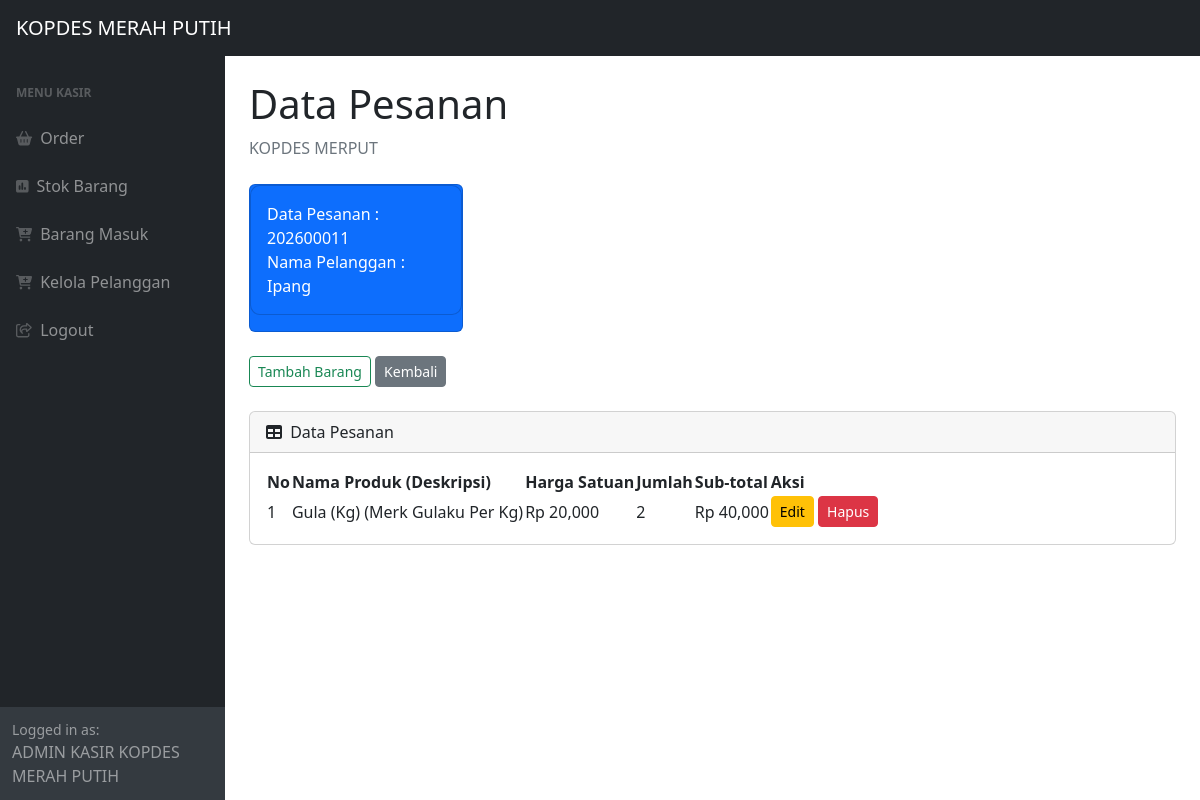
/view.php?idp=202600011 (signed in), run on the app's committed database.
### tables this page shows
CREATE TABLE `pesanan` (
  `id_pesanan` int NOT NULL,
  `tanggal` timestamp NOT NULL DEFAULT CURRENT_TIMESTAMP,
  `id_pelanggan` int NOT NULL
);

CREATE TABLE `pelanggan` (
  `id_pelanggan` int NOT NULL,
  `nama_pelanggan` varchar(30) NOT NULL,
  `notelp` varchar(15) NOT NULL,
  `alamat` text NOT NULL
);

CREATE TABLE `detail_pesanan` (
  `id_detailpesanan` int NOT NULL,
  `id_pesanan` int NOT NULL,
  `id_produk` int NOT NULL,
  `qty` int NOT NULL
);

CREATE TABLE `produk` (
  `id_produk` int NOT NULL,
  `nama_produk` varchar(20) NOT NULL,
  `deskripsi` varchar(100) NOT NULL,
  `harga` int NOT NULL,
  `stock` int NOT NULL
);

### view.php (the view, shortened to what this page needs)
<?php
require 'ceklogin.php';
if(isset($_GET['idp'])){
    $idp = $_GET['idp'];
    $ambilnamapelanggan = mysqli_query($c, "select * from pesanan p, pelanggan pl where p.id_pelanggan=pl.id_pelanggan and p.id_pesanan='$idp'");
    $np = mysqli_fetch_array($ambilnamapelanggan);
    $namapel = $np['nama_pelanggan'];
} else {
    header('location:index.php');
}
?>
<!DOCTYPE html>
<html lang="en">
    <head>
        <link href="https://cdn.jsdelivr.net/npm/simple-datatables@7.1.2/dist/style.min.css" rel="stylesheet" />
        <link href="css/styles.css" rel="stylesheet" />
    </head>
    <body class="sb-nav-fixed">
        <nav class="sb-topnav navbar navbar-expand navbar-dark bg-dark">
            <a class="navbar-brand ps-3" href="index.php">KOPDES MERAH PUTIH</a>
        </nav>
        <div id="layoutSidenav">
            <div id="layoutSidenav_nav">
                <nav class="sb-sidenav accordion sb-sidenav-dark" id="sidenavAccordion">
                    <div class="sb-sidenav-menu">
                        <div class="nav">
                            <div class="sb-sidenav-menu-heading">MENU KASIR</div>
                            <a class="nav-link" href="index.php">
                                <div class="sb-nav-link-icon"><i class="fas fa-shopping-basket"></i></div>
                                Order
                            </a>
                             <a class="nav-link" href="stock.php">
                                <div class="sb-nav-link-icon"><i class="fas fa-poll"></i></div>
                                Stok Barang
                            </a>
                             <a class="nav-link" href="masuk.php">
                                <div class="sb-nav-link-icon"><i class="fas fa-cart-plus"></i></div>
                                Barang Masuk
                            </a>
                            <a class="nav-link" href="pelanggan.php">
                                <div class="sb-nav-link-icon"><i class="fas fa-cart-plus"></i></div>
                                Kelola Pelanggan
                            </a>
                             <a class="nav-link" href="logout.php">
                                <div class="sb-nav-link-icon"><i class="far fa-share-square"></i></div>
                                Logout
                            </a>
                        </div>
                    </div>
                    <div class="sb-sidenav-footer">
                        <div class="small">Logged in as:</div>
                        ADMIN KASIR KOPDES MERAH PUTIH
                    </div>
                </nav>
            </div>
            <div id="layoutSidenav_content">
                <main>
                    <div class="container-fluid px-4">
                        <h1 class="mt-4"> Data Pesanan </h1>
                        <ol class="breadcrumb mb-4">
                            <li class="breadcrumb-item active">KOPDES MERPUT</li>
                        </ol>
                        <div class="row">
                            <div class="col-xl-3 col-md-6">
                                <div class="card bg-primary text-white mb-4">
                                    <div class="card bg-primary text-white p-3 mb-3" style="border-radius: 10px;">
                                        Data Pesanan : <?=$idp;?><br>
                                        Nama Pelanggan : <?=$namapel;?>
                                    </div>
                                </div>
                            </div>
                            <div class="row">
                            <div class="col-xl-3 col-md-6 mb-4">
                                <button type="button" class="btn btn-outline-success btn-sm" data-bs-toggle="modal" data-bs-target="#myModal">Tambah Barang</button>
                                <a href="index.php" class="btn btn-secondary btn-sm"><i class="bi bi-arrow-left"></i> Kembali</a>
                                </div>
                                </div>
                            </div>
                        <div class="card mb-4">
                            <div class="card-header">
                                <i class="fas fa-table me-1"></i>
                                Data Pesanan
                            </div>
                            <div class="card-body">
                                <table id="datatablesSimple">
                                    <thead>
                                        <tr>
                                            <th>No</th>
                                            <th>Nama Produk (Deskripsi)</th>
                                            <th>Harga Satuan</th>
                                            <th>Jumlah</th>
                                            <th>Sub-total</th>
                                            <th>Aksi</th>
                                        </tr>
                                    </thead>
                                      <tbody>
                                        <?php
                                        $get = mysqli_query($c, "SELECT * FROM detail_pesanan p INNER JOIN produk pl ON p.id_produk = pl.id_produk where id_pesanan='$idp'");
                                        $i = 1;
                                        while($p=mysqli_fetch_array($get)){
                                            $iddp = $p['id_detailpesanan'];
                                            $qty = $p['qty'];
                                            $harga = $p['harga'];
                                            $nama_produk = $p['nama_produk'];
                                            $desc = $p['deskripsi'];
                                            $subtotal = $qty*$harga;
                                        ?>
                                        <tr>
                                            <td><?=$i++;?></td>
                                            <td><?=$nama_produk;?> (<?=$desc;?>) </td>
                                            <td>Rp <?=number_format($harga);?></td>
                                            <td><?=($qty);?></td>
                                            <td>Rp <?=number_format($subtotal);?></td>
                                            <td>
                                                <button type="button" class="btn btn-warning btn-sm" data-bs-toggle="modal" data-bs-target="#edit<?=$iddp;?>">Edit</button>
                                                <button type="button" class="btn btn-danger btn-sm" data-bs-toggle="modal" data-bs-target="#delete<?=$iddp;?>">Hapus</button>
                                            </td>
                                        </tr>
                                        <?php
                                        };
                                        ?>
                                    </tbody>
                                </table>
                            </div>
                        </div>
                    </div>
                </main>
            </div>
        </div>
    </body>
</html>

### data on the page
pesanan: id_pelanggan.nama_pelanggan "Ipang"
detail_pesanan: id_produk.nama_produk "Gula (Kg)", id_produk.deskripsi "Merk Gulaku Per Kg", id_produk.harga "20,000", qty "2", qty.harga "40,000"

### other printed values
$idp "202600011"
